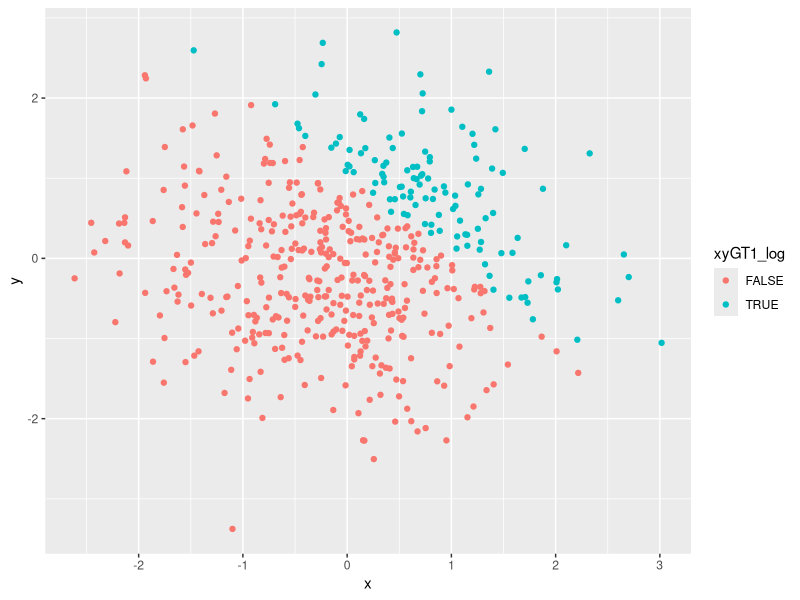
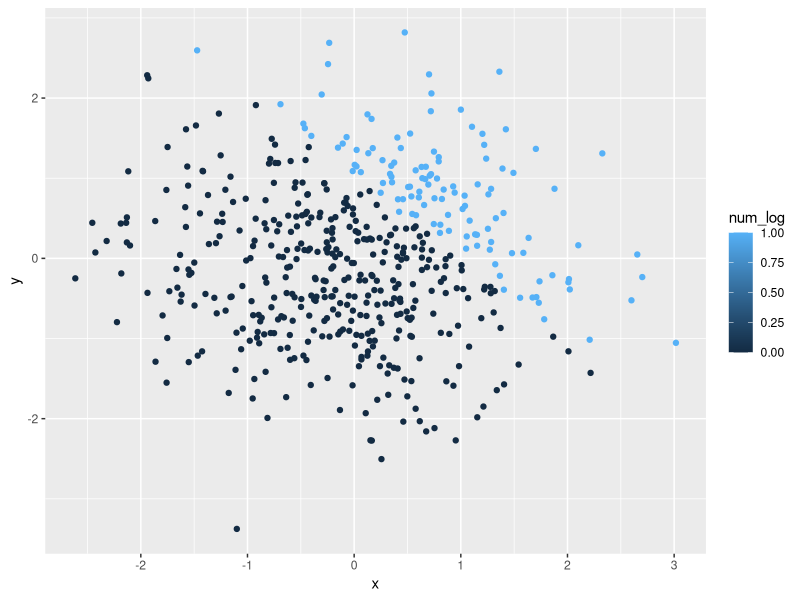
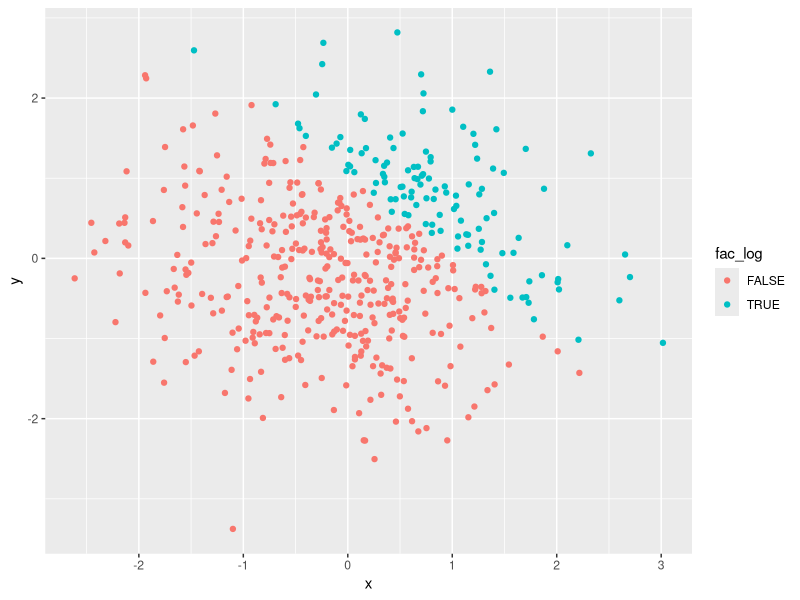
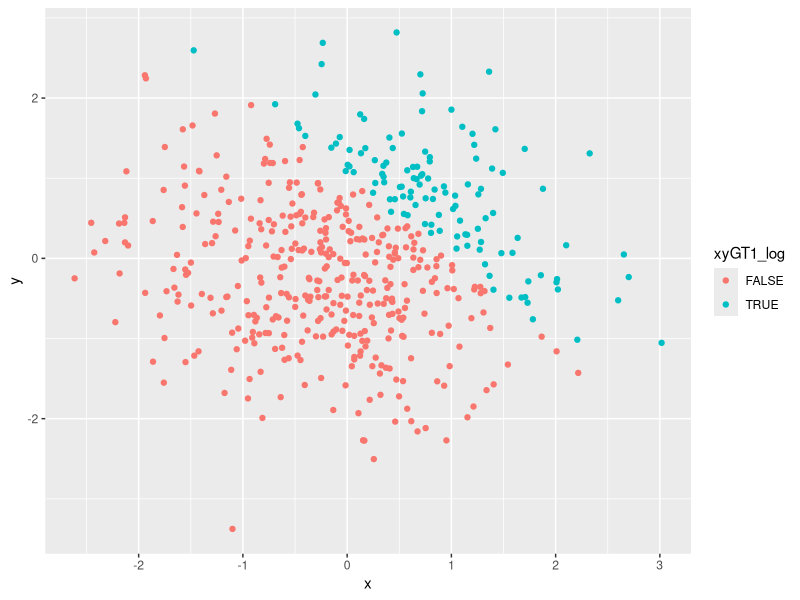
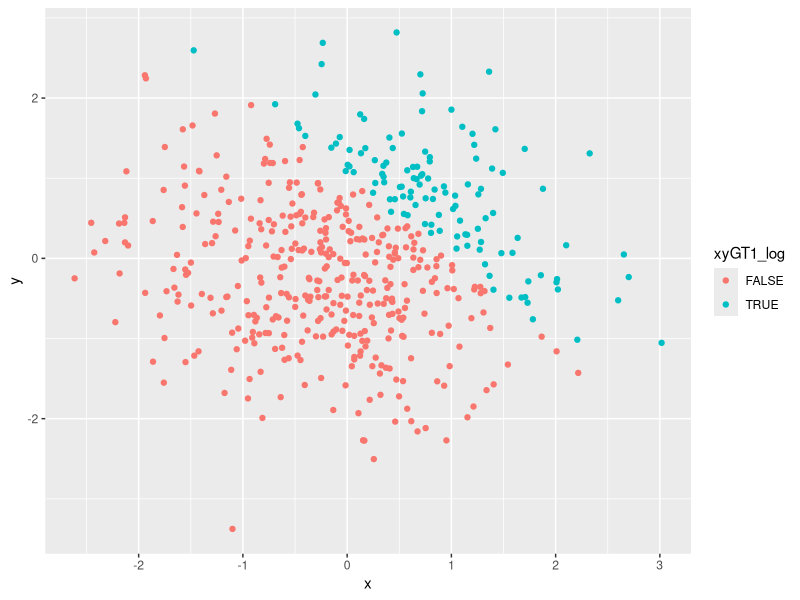

Generate these figures, in order, with R:
## ---- chunk 1
library(tidyverse)
## ---- chunk 2

hw1p1_df = tibble(
  rsamp = rnorm(8),
  log_vec = rsamp > 0,
  char_vec = c("a", "b", "c", "d", "e", "f", "g", "h"),
  fac_vec = factor(c("lev1", "lev3", "lev2", "lev2", "lev2", "lev1", "lev3", "lev3"))
  
)

## ---- chunk 3

mean(pull(hw1p1_df, rsamp))
mean(pull(hw1p1_df, log_vec))
mean(pull(hw1p1_df, char_vec))
mean(pull(hw1p1_df, fac_vec))

## ---- chunk 4
as.numeric(pull(hw1p1_df, log_vec))*pull(hw1p1_df, rsamp)

as.factor(pull(hw1p1_df, log_vec))*pull(hw1p1_df, rsamp)

as.numeric(as.factor(pull(hw1p1_df, log_vec)))*pull(hw1p1_df, rsamp)
## ---- chunk 5

hw1p2_df = tibble(
  x = rnorm(500),
  y = rnorm(500),
  xyGT1_log = x + y > 1,
  num_log = as.numeric(xyGT1_log),
  fac_log = as.factor(xyGT1_log)
)
## ---- chunk 6

ggplot(hw1p2_df, aes(x = x, y = y, color = xyGT1_log)) + geom_point()


## ---- chunk 7

ggplot(hw1p2_df, aes(x = x, y = y, color = num_log)) + geom_point()

## ---- chunk 8

ggplot(hw1p2_df, aes(x = x, y = y, color = fac_log)) + geom_point()

## ---- chunk 9

ggplot(hw1p2_df, aes(x = x, y = y, color = xyGT1_log)) + geom_point()


ggsave("firstScatter.pdf")

